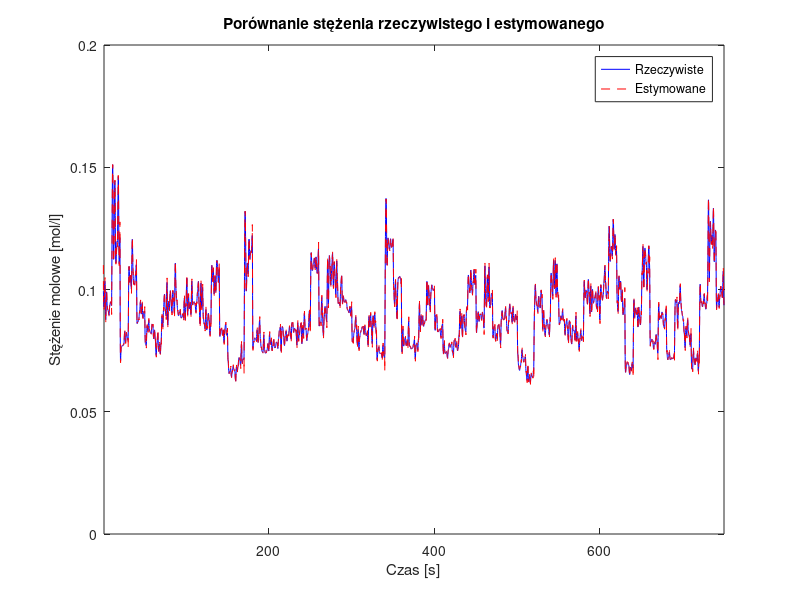
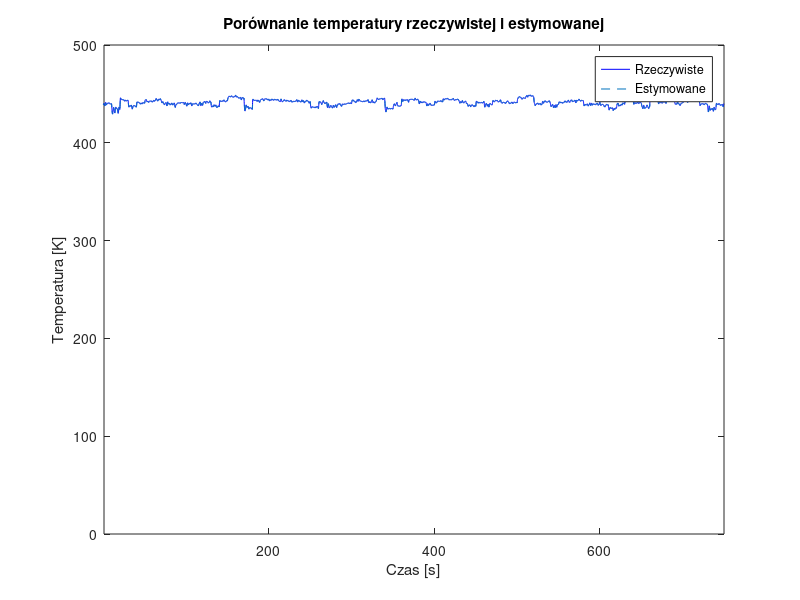

These figures' MATLAB source, in order:
clc;
clear all;
close all;

load('dane.mat');
t=dane(:,1);
u=dane(:,2);
y1=dane(:,3);
y2=dane(:,4);
na=2;%Rząd mianownika
nb=2;%Rząd licznika
nk=1;%Opóźnienie
n=length(t);

%*************************************************************************
%---LS estymacja---
phi=zeros(n-nk,na+nb+1); %Inicjalizacja phi stezenia
phi2=zeros(n-nk,na+nb+1); %Inicjalizacja phi temperatury
for i=nk+1:n
    %Przygotowanie macierzy regresji dla y
    for j=1:na
        if(i-j)>0
            phi(i-nk,j)=-y1(i-j);
            phi2(i-nk,j)=-y2(i-j);
        end
    end
    %Przygotowanie macierzy regresji dla u
    for j=0:nb
        if(i-j-nk+1)>0
            phi(i-nk,na+j+1)=u(i-j-nk+1);
            phi2(i-nk,na+j+1)=u(i-j-nk+1);
        end
    end
end
yd1=y1(nk+1:n);
yd2=y2(nk+1:n);

%Estymaty parametrów
theta1= phi\yd1;
theta2=phi2\yd2;
a1=theta1(1:na); %wsp mianownika y1
b1=theta1(na+1:end); %wsp licznika y1
a2=theta2(1:na); %wsp mianownika y2
b2=theta2(na+1:end); %wsp licznika y2

%*************************************************************************
%---Weryfikacja modelu z danymi---
y1_hat=zeros(n,1);
y2_hat=zeros(n,1);
for i=nk+1:n
    y1_hat(i)=0;
    y2_hat(i)=0;
    for j=1:na
        if(i-j)>0
            y1_hat(i)=y1_hat(i)-a1(j)*y1(i-j);
            y2_hat(i)=y2_hat(i)-a2(j)*y2(i-j);
        end
    end
    for j=0:nb
        if(i-j-nk+1)>0
            y1_hat(i)=y1_hat(i)+b1(j+1)*u(i-j-nk+1);
            y2_hat(i)=y2_hat(i)+b2(j+1)*u(i-j-nk+1);
        end
    end
end

%*************************************************************************
%---Wyświetlenie wyników---
fprintf('Oszacowane parametrym wyjścia stężenia metodą LS:\n');
fprintf('Współczynniki mianownika (a):\n');
disp(a1);
fprintf('Współczynniki licznika (b):\n');
disp(b1);
disp('Transmitancja dyskretna z estymat parametrów:\n');
sys1=tf(b1',a1',1)
fprintf('Oszacowane parametry wyjścia temperatury metodą LS:\n');
fprintf('Współczynniki mianownika (a):\n');
disp(a2);
fprintf('Współczynniki licznika (b):\n');
disp(b2);
disp('Transmitancja dyskretna z estymat parametrów:\n');
sys2=tf(b2',a2',1)

%*************************************************************************
%---J_FIT---
%J_fit1=(1-(sum((y1(1:end)-y1_hat(1:end)).^2))/(sum((y1(1:end)-(mean(y1(1:end)))).^2)))*100;
J_fit1=(1-norm(y1(2:end)-y1_hat(2:end))/norm(y1(2:end)-mean(y1(2:end))))*100;%wzor M M Michalka prof PP

%J_fit2=(1-(sum((y2(2:end)-y2_hat(2:end)).^2))/(sum((y2(2:end)-(mean(y2(2:end)))).^2)))*100;
J_fit2=(1-norm(y2(2:end)-y2_hat(2:end))/norm(y2(2:end)-mean(y2(2:end))))*100;%wzor M M Michalka prof PP

%Wyświetlenie wskaźnika J_fit
fprintf('\nWskaźnik J_fit dla stężenia: %.2f%%\n',J_fit1);
fprintf('Wskaźnik J_fit dla temperatury: %.2f%%\n',J_fit2);

%*************************************************************************
%---Wykresy---
figure;
plot(t,y1,'b',t,y1_hat,'r--');
legend('Rzeczywiste','Estymowane');
title('Porównanie stężenia rzeczywistego i estymowanego');
xlim([1 750]);
xlabel('Czas [s]');
ylabel('Stężenie molowe [mol/l]');

figure
plot(t,y2,'b',t,y2_hat,'--');
legend('Rzeczywiste','Estymowane');
title('Porównanie temperatury rzeczywistej i estymowanej');
xlim([1 750]);
xlabel('Czas [s]');
ylabel('Temperatura [K]');